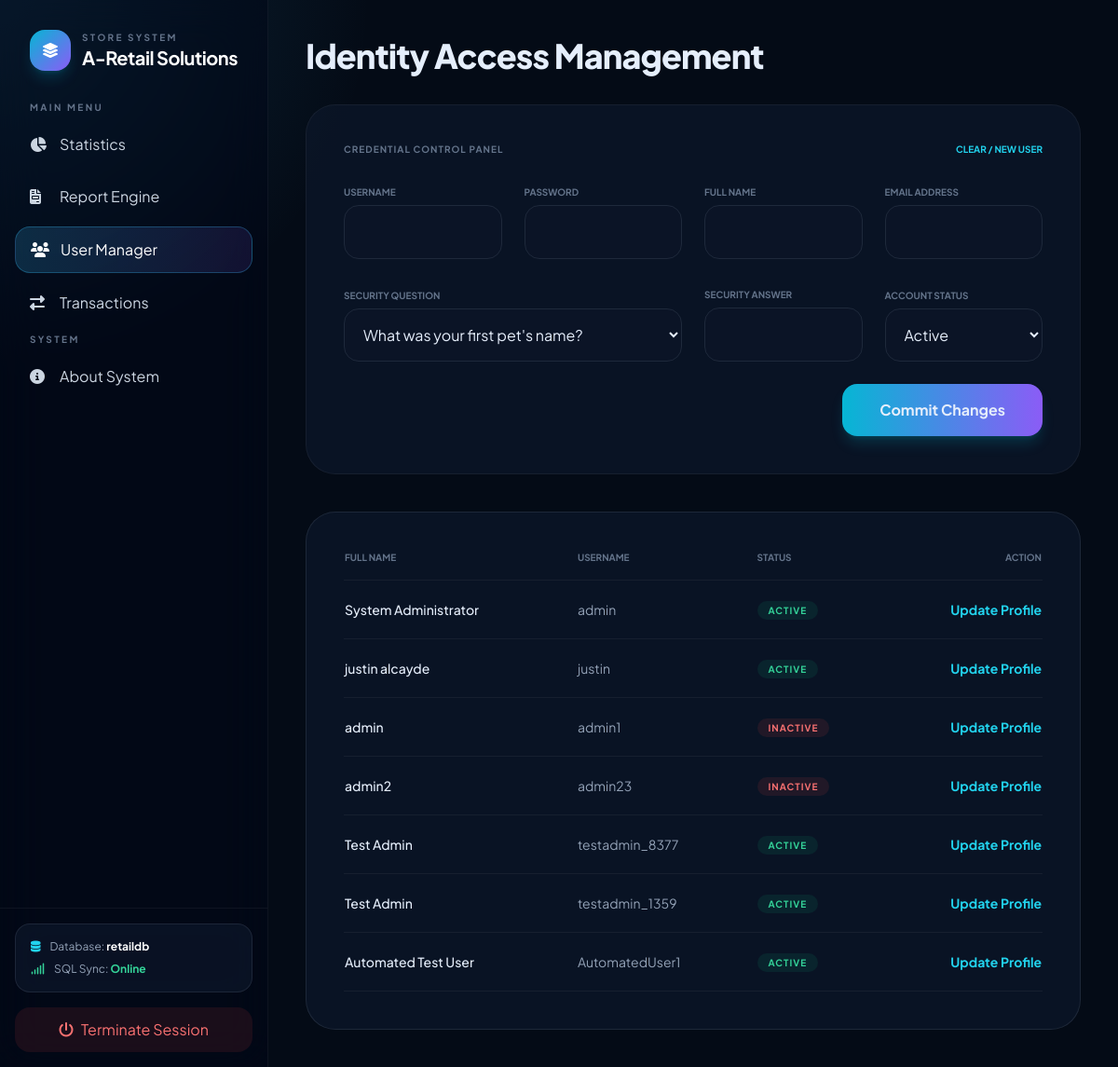
/users.php (signed in), run on the app's committed database.
### tables this page shows
CREATE TABLE `users` (
  `UserID` int(11) NOT NULL,
  `Username` varchar(50) NOT NULL,
  `Password` varchar(255) NOT NULL,
  `FullName` varchar(100) DEFAULT NULL,
  `Email` varchar(100) DEFAULT 'admin@aretailsolutions.com',
  `Role` enum('Admin','Staff') DEFAULT 'Staff',
  `Status` enum('Active','Inactive') DEFAULT 'Active',
  `SecurityQuestion` varchar(255) DEFAULT 'What is your mother''s maiden name?',
  `SecurityAnswer` varchar(255) DEFAULT 'Belllo'
);

### users.php (the view, shortened to what this page needs)
<?php
include_once 'layout.php';
$db = Database::getConnection();
$search = $_GET['search'] ?? '';
$stmt = $db->prepare("SELECT * FROM users WHERE Username LIKE ? OR FullName LIKE ?");
$stmt->execute(["%$search%", "%$search%"]);
$list = $stmt->fetchAll(PDO::FETCH_ASSOC);
?>
<main class="flex-grow p-10 overflow-y-auto content-animate">
    <h2 class="text-4xl font-extrabold mb-8 tracking-tight">Identity Access Management</h2>
    <div class="glass p-10 rounded-[32px] mb-10 border border-white/5">
        <div class="flex justify-between items-center mb-6">
            <h4 class="text-[10px] font-bold text-slate-500 uppercase tracking-widest">Credential Control Panel</h4>
            <button onclick="window.location.href='users.php'" class="text-[10px] text-cyan-400 font-bold uppercase hover:underline">Clear / New User</button>
        </div>
        <form method="POST" class="space-y-6">
            <div class="grid grid-cols-4 gap-6">
                <div>
                    <label class="text-[10px] text-slate-500 uppercase font-bold">Username</label>
                    <input type="text" name="uname" id="uname" class="w-full bg-slate-900/50 border border-slate-800 p-4 rounded-2xl mt-1 outline-none focus:ring-1 focus:ring-cyan-500" required>
                </div>
                <div>
                    <label class="text-[10px] text-slate-500 uppercase font-bold">Password</label>
                    <input type="password" name="pass" id="pass" class="w-full bg-slate-900/50 border border-slate-800 p-4 rounded-2xl mt-1 outline-none focus:ring-1 focus:ring-cyan-500" required>
                </div>
                <div>
                    <label class="text-[10px] text-slate-500 uppercase font-bold">Full Name</label>
                    <input type="text" name="fname" id="fname" class="w-full bg-slate-900/50 border border-slate-800 p-4 rounded-2xl mt-1 outline-none focus:ring-1 focus:ring-cyan-500" required>
                </div>
                <div>
                    <label class="text-[10px] text-slate-500 uppercase font-bold">Email Address</label>
                    <input type="email" name="email" id="email" class="w-full bg-slate-900/50 border border-slate-800 p-4 rounded-2xl mt-1 outline-none focus:ring-1 focus:ring-cyan-500" required>
                </div>
            </div>
            <div class="grid grid-cols-4 gap-6 items-end">
                <div class="col-span-2">
                    <label class="text-[10px] text-slate-500 uppercase font-bold">Security Question</label>
                    <select name="s_question" id="s_question" class="w-full bg-slate-900/50 border border-slate-800 p-4 rounded-2xl mt-1 outline-none focus:ring-1 focus:ring-violet-500">
                        <option value="What was your first pet's name?">What was your first pet's name?</option>
                    </select>
                </div>
                <div>
                    <label class="text-[10px] text-slate-500 uppercase font-bold">Security Answer</label>
                    <input type="text" name="s_answer" id="s_answer" class="w-full bg-slate-900/50 border border-slate-800 p-4 rounded-2xl mt-1 outline-none focus:ring-1 focus:ring-violet-500" required>
                </div>
                <div>
                    <label class="text-[10px] text-slate-500 uppercase font-bold">Account Status</label>
                    <select name="status" id="status" class="w-full bg-slate-900/50 border border-slate-800 p-4 rounded-2xl mt-1 outline-none">
                        <option value="Active">Active</option>
                    </select>
                </div>
            </div>
            <div class="flex justify-end">
                <button type="submit" name="save_user" class="bg-gradient-to-r from-cyan-500 to-violet-500 px-10 py-4 rounded-2xl font-bold shadow-lg shadow-cyan-500/20 transition">Commit Changes</button>
            </div>
        </form>
    </div>
    <div class="glass p-10 rounded-[32px]">
        <table class="w-full text-left">
            <thead class="text-[10px] text-slate-500 uppercase border-b border-white/5">
                <tr><th class="pb-4">Full Name</th><th class="pb-4">Username</th><th class="pb-4">Status</th><th class="pb-4 text-right">Action</th></tr>
            </thead>
            <tbody class="text-sm">
                <?php foreach($list as $u):
                    $userData = htmlspecialchars(json_encode($u), ENT_QUOTES, 'UTF-8');
                ?>
                <tr class="border-b border-white/5 hover:bg-white/5 transition">
                    <td class="py-5 font-medium"><?php echo $u['FullName']; ?></td>
                    <td class="py-5 text-slate-400"><?php echo $u['Username']; ?></td>
                    <td class="py-5">
                        <span class="px-3 py-1 rounded-full text-[10px] font-bold uppercase tracking-widest <?php echo $u['Status']=='Active'?'bg-emerald-500/10 text-emerald-400':'bg-red-500/10 text-red-400'; ?>">
                            <?php echo $u['Status']; ?>
                        </span>
                    </td>
                    <td class="py-5 text-right">
                        <button onclick='editUser(<?php echo $userData; ?>)' class="text-cyan-400 hover:text-cyan-300 font-bold">Update Profile</button>
                    </td>
                </tr>
                <?php endforeach; ?>
            </tbody>
        </table>
    </div>
</main>
</body></html>

### layout.php (style rules this page uses)
:root { --bg: #07111f; --panel: rgba(13, 23, 41, 0.76); --line: rgba(148, 163, 184, 0.14); --text: #e5eefb; }
body { font-family: "Plus Jakarta Sans", sans-serif; color: var(--text); background: radial-gradient(circle at top left, rgba(56, 189, 248, 0.16), transparent 24%), #040b16; min-height: 100vh; overflow: hidden; }
.glass { background: var(--panel); backdrop-filter: blur(18px); border: 1px solid var(--line); }
.content-animate { animation: fadeUp 0.6s cubic-bezier(0.2, 0.8, 0.2, 1) both; }

### data on the page
users: FullName "System Administrator", Username "admin", Status "ACTIVE"
users: FullName "justin alcayde", Username "justin", Status "ACTIVE"
users: FullName "admin", Username "admin1", Status "INACTIVE"
users: FullName "admin2", Username "admin23", Status "INACTIVE"
users: FullName "Test Admin", Username "testadmin_8377", Status "ACTIVE"
users: FullName "Test Admin", Username "testadmin_1359", Status "ACTIVE"
users: FullName "Automated Test User", Username "AutomatedUser1", Status "ACTIVE"

### other printed values
$info[0] "Statistics"
$info[0] "Report Engine"
$info[0] "User Manager"
$info[0] "Transactions"
$info[0] "About System"
